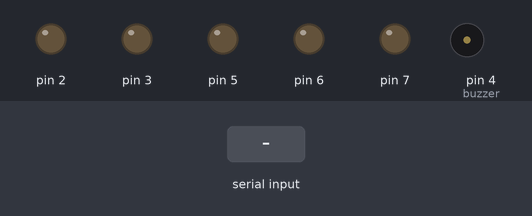
Bench run of a sketch on a simulated Arduino Uno, built with avr-gcc and run on an emulated ATmega328P. Parts: output pins drawn as LEDs (lit = HIGH), buzzer (waves = sounding). Dashed ring = blinking. The inputs (shaded band) are chosen by the test bench. What the sketch prints to the serial monitor is not drawn.

Above: at 1.2 s.
1.3 s: "2" received over Serial
At 1.4 s:
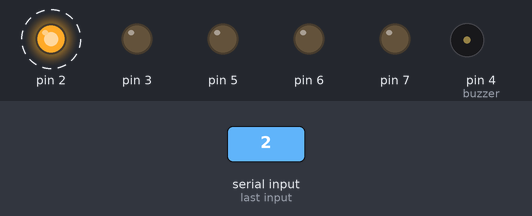
4.3 s: "3" received over Serial
At 5.1 s:
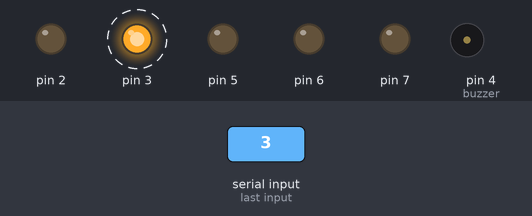
7.3 s: "4" received over Serial
At 8.9 s:
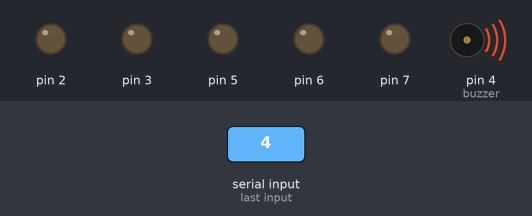
9.2 s: "1" received over Serial
At 10.1 s:
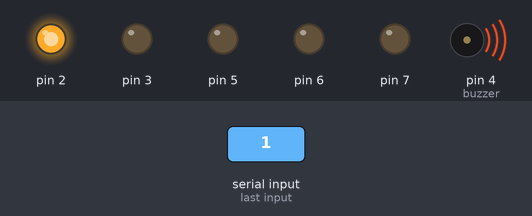
10.7 s: "3" received over Serial
At 11.3 s:
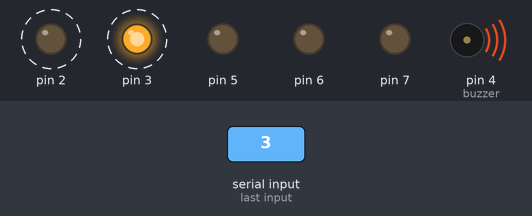
13.7 s: "0" received over Serial
At 14.9 s:
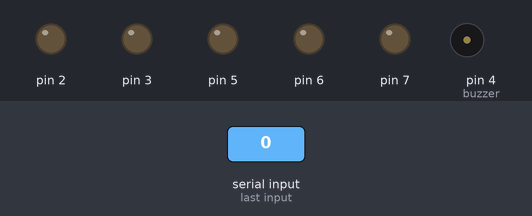
Timing chart, 0 to 16.4 s (numbered marks = the images above; inputs shaded):
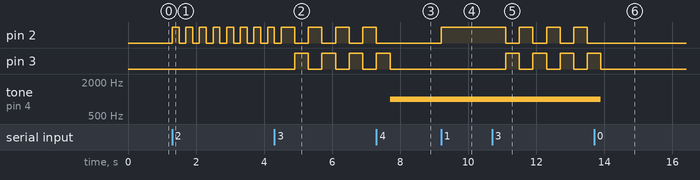

Measured:
- after the input at 1.3 s, pin 2: alternates HIGH for 0.20 s and LOW for 0.20 s, starting at once
- after the input at 4.3 s, pin 3: alternates HIGH for 0.40 s and LOW for 0.40 s, starting after 0.60 s
- after the input at 7.3 s, pin 2: goes on until 7.3 s, then stays LOW; pin 3: goes on until 7.7 s, then stays LOW; tone on pin 4 (buzzer): silent → 1000 Hz after 0.40 s
- after the input at 9.2 s, pin 2: LOW → HIGH at once
- after the input at 10.7 s, pin 2, pin 3: alternates HIGH for 0.40 s and LOW for 0.40 s, starting after 0.40 s
- after the input at 13.7 s, pin 2: stops changing and stays LOW; pin 3: goes on until 13.9 s, then stays LOW; tone on pin 4 (buzzer): 1000 Hz → silent after 0.20 s

The sketch:

Lab3.ino
```cpp
#define buzzer 4

uint8_t patternNumber = 0;
bool command_received = false;

void setup() {
  // put your setup code here, to run once:
  DDRD = DDRD | B11111100;
  Serial.begin(9600);
}

void loop() {
  // put your main code here, to run repeatedly:

  // changes pattern number if any serial data has recived
  switch (patternNumber)
  {
    case 0:
      turnAllOff();
      break;
    case 1:
      turnOnLed();
      break;
    case 2:
      flashLed();
      break;
    case 3:
      twoLedFlash();
      break;
    case 4:
      startBuzzer();
      break;
    case 5:
      stopBuzzer();
      break;
    default:
      break;
  }
}

// handles the recived data on serial port, if any
void serialEvent()
{
  while (command_received == false && Serial.available()) {
    // get the new byte
    char inChar = (char)Serial.read();

    if (inChar == '0') {
      PORTD = B00000000;
      setPatternNumber(0);
      Serial.print(inChar);
      command_received = true;
    } else if (inChar == '1') {
      PORTD = B00000000;
      setPatternNumber(1);
      Serial.print(inChar);
      command_received = true;
    } else if (inChar == '2') {
      PORTD = B00000000;
      setPatternNumber(2);
      Serial.print(inChar);
      command_received = true;
    } else if (inChar == '3') {
      PORTD = B00000000;
      setPatternNumber(3);
      Serial.print(inChar);
      command_received = true;
    } else if (inChar == '4') {
      PORTD = B00000000;
      setPatternNumber(4);
      Serial.print(inChar);
      command_received = true;
    } else if (inChar == '5') {
      PORTD = B00000000;
      setPatternNumber(5);
      Serial.print(inChar);
      command_received = true;
    }
  }

  command_received = false;
}

void setPatternNumber(uint8_t newPattern)
{
  patternNumber = newPattern;
}

void turnAllOff()
{
  PORTD = B00000000;
  stopBuzzer();
}

/********************************* First task, turn on a LED   *********************************/
void turnOnLed()
{
  // turns on LED connected to pin 2
  PORTD = B00000100;
}

/********************************* Second task, make a LED flash  *********************************/
void flashLed()
{
  // variabel for delay time between flash
  int16_t delayTime = 200;
  // Led connected to pin 2 is on
  PORTD = B00000100;
  delay(delayTime);
  // Led connected to pin 2 is off
  PORTD = B00000000;
  delay(delayTime);
}

/********************************* Third task, make two LED flash asynchronously   *********************************/
void twoLedFlash()
{
  // variabel for delay time between sequence
  int16_t delayTime = 400;
  // Led connected to pin 2 is on and Led connected to pin 3 is off
  PORTD = B00000100;
  delay(delayTime);
  // Led connected to pin 3 is on and Led conncted to pind  2 is off
  PORTD = B00001000;
  delay(delayTime);
}

/********************************* Fourth task, make a buzzer play a tone  *********************************/
void startBuzzer()
{
  tone(buzzer, 1000);
}

// And stop buzzer
void stopBuzzer()
{
  noTone(buzzer);
}
```
